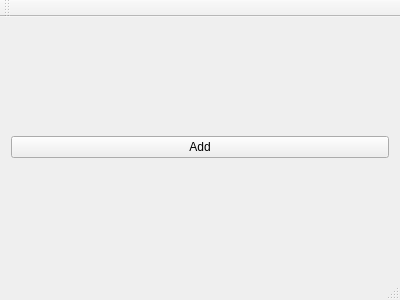
<?xml version="1.0" encoding="UTF-8"?>
<ui version="4.0">
 <class>MainWindow</class>
 <widget class="QMainWindow" name="MainWindow">
  <property name="geometry">
   <rect>
    <x>0</x>
    <y>0</y>
    <width>400</width>
    <height>300</height>
   </rect>
  </property>
  <property name="windowTitle">
   <string>MainWindow</string>
  </property>
  <widget class="QWidget" name="centralWidget">
   <layout class="QVBoxLayout" name="verticalLayout">
    <item>
     <widget class="QPushButton" name="addBtn">
      <property name="text">
       <string>Add</string>
      </property>
     </widget>
    </item>
   </layout>
  </widget>
  <widget class="QMenuBar" name="menuBar">
   <property name="geometry">
    <rect>
     <x>0</x>
     <y>0</y>
     <width>400</width>
     <height>25</height>
    </rect>
   </property>
  </widget>
  <widget class="QToolBar" name="mainToolBar">
   <attribute name="toolBarArea">
    <enum>TopToolBarArea</enum>
   </attribute>
   <attribute name="toolBarBreak">
    <bool>false</bool>
   </attribute>
  </widget>
  <widget class="QStatusBar" name="statusBar"/>
 </widget>
 <layoutdefault spacing="6" margin="11"/>
 <resources/>
 <connections/>
</ui>
